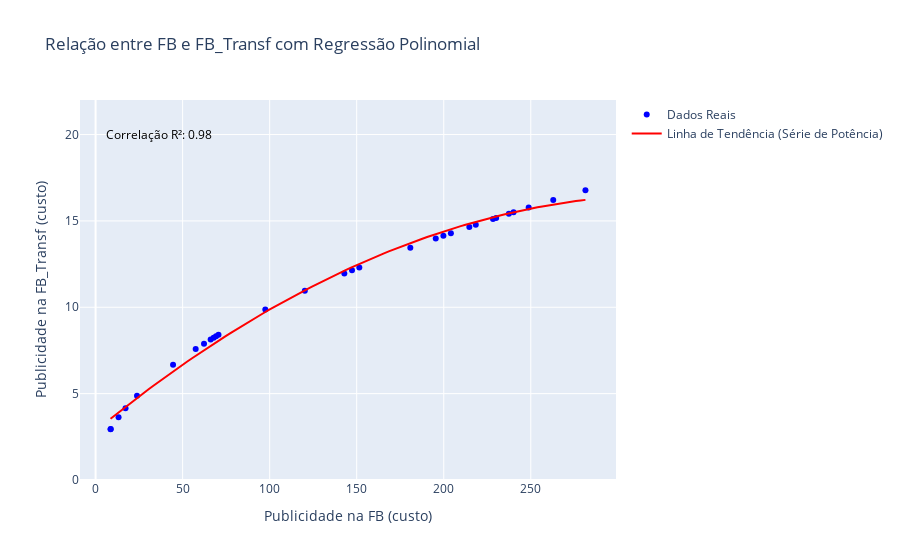

The code cell stored with this chart in its notebook:
### Code cell
import plotly.express as px
import plotly.graph_objects as go


# Criar o gráfico com Plotly
fig = go.Figure()

# Adicionar os dados reais como scatter plot
fig.add_trace(go.Scatter(x=X.flatten(), y=y, mode='markers', name='Dados Reais', marker=dict(color='blue')))

# Adicionar a linha de tendência polinomial
fig.add_trace(go.Scatter(x=X_fit.flatten(), y=y_fit, mode='lines', name='Linha de Tendência (Série de Potência)', line=dict(color='red')))

# Adicionar título e rótulos dos eixos
fig.update_layout(
    title='Relação entre FB e FB_Transf com Regressão Polinomial',
    xaxis_title='Publicidade na FB (custo)',
    yaxis_title='Publicidade na FB_Transf (custo)',
    yaxis=dict(range=[0, 22]),  # Limitar o eixo y até 22
)

# Adicionar texto de correlação R² no gráfico
fig.add_annotation(
    x=X_fit.flatten()[10], y=20,
    text=f'Correlação R²: {correlacao_RB_FB_Transf:.2f}',
    showarrow=False,
    font=dict(size=12, color='black')
)

# Mostrar o gráfico
fig.show()

### Figure 1 — Plotly figure (JSON) as saved in the notebook; plotly's stock layout.template omitted (floating-point values rounded to 4 significant figures)
{"data": [{"marker": {"color": "blue"}, "mode": "markers", "name": "Dados Reais", "type": "scatter", "x": [230.1, 44.5, 17.2, 151.5, 180.8, 8.7, 57.5, 120.2, 8.6, 199.8, 66.1, 214.7, 23.8, 97.5, 204.1, 195.4, 67.8, 281.4, 69.2, 147.3, 218.4, 237.4, 13.2, 228.3, 62.3, 262.9, 142.9, 240.1, 248.8, 70.6], "y": [15.17, 6.671, 4.147, 12.31, 13.45, 2.95, 7.583, 10.96, 2.933, 14.14, 8.13, 14.65, 4.879, 9.874, 14.29, 13.98, 8.234, 16.77, 8.319, 12.14, 14.78, 15.41, 3.633, 15.11, 7.893, 16.21, 11.95, 15.5, 15.77, 8.402]}, {"line": {"color": "red"}, "mode": "lines", "name": "Linha de Tendência (Série de Potência)", "type": "scatter", "x": [8.6, 11.36, 14.11, 16.87, 19.62, 22.38, 25.13, 27.89, 30.64, 33.4, 36.16, 38.91, 41.67, 44.42, 47.18, 49.93, 52.69, 55.44, 58.2, 60.96, 63.71, 66.47, 69.22, 71.98, 74.73, 77.49, 80.24, 83.0, 85.76, 88.51, 91.27, 94.02, 96.78, 99.53, 102.3, 105.0, 107.8, 110.6, 113.3, 116.1, 118.8, 121.6, 124.3, 127.1, 129.8, 132.6, 135.4, 138.1, 140.9, 143.6, 146.4, 149.1, 151.9, 154.6, 157.4, 160.2, 162.9, 165.7, 168.4, 171.2, 173.9, 176.7, 179.4, 182.2, 185.0, 187.7, 190.5, 193.2, 196.0, 198.7, 201.5, 204.2, 207.0, 209.8, 212.5, 215.3, 218.0, 220.8, 223.5, 226.3, 229.0, 231.8, 234.6, 237.3, 240.1, 242.8, 245.6, 248.3, 251.1, 253.8, 256.6, 259.4, 262.1, 264.9, 267.6, 270.4, 273.1, 275.9, 278.6, 281.4], "y": [3.548, 3.769, 3.988, 4.205, 4.421, 4.635, 4.846, 5.056, 5.264, 5.47, 5.674, 5.876, 6.077, 6.275, 6.471, 6.666, 6.859, 7.049, 7.238, 7.425, 7.61, 7.794, 7.975, 8.154, 8.332, 8.507, 8.681, 8.853, 9.022, 9.19, 9.356, 9.521, 9.683, 9.843, 10.0, 10.16, 10.31, 10.47, 10.62, 10.77, 10.91, 11.06, 11.2, 11.34, 11.48, 11.62, 11.75, 11.89, 12.02, 12.15, 12.28, 12.4, 12.53, 12.65, 12.77, 12.89, 13.01, 13.12, 13.23, 13.34, 13.45, 13.56, 13.67, 13.77, 13.87, 13.97, 14.07, 14.16, 14.26, 14.35, 14.44, 14.53, 14.61, 14.7, 14.78, 14.86, 14.94, 15.01, 15.09, 15.16, 15.23, 15.3, 15.37, 15.43, 15.5, 15.56, 15.62, 15.68, 15.73, 15.78, 15.84, 15.89, 15.93, 15.98, 16.03, 16.07, 16.11, 16.15, 16.18, 16.22]}], "layout": {"annotations": [{"font": {"color": "black", "size": 12}, "showarrow": false, "text": "Correlação R²: 0.98", "x": 36.16, "y": 20}], "autosize": true, "title": {"text": "Relação entre FB e FB_Transf com Regressão Polinomial"}, "xaxis": {"autorange": true, "range": [-8.277, 298.3], "title": {"text": "Publicidade na FB (custo)"}, "type": "linear"}, "yaxis": {"range": [0, 22], "title": {"text": "Publicidade na FB_Transf (custo)"}, "type": "linear"}}}
